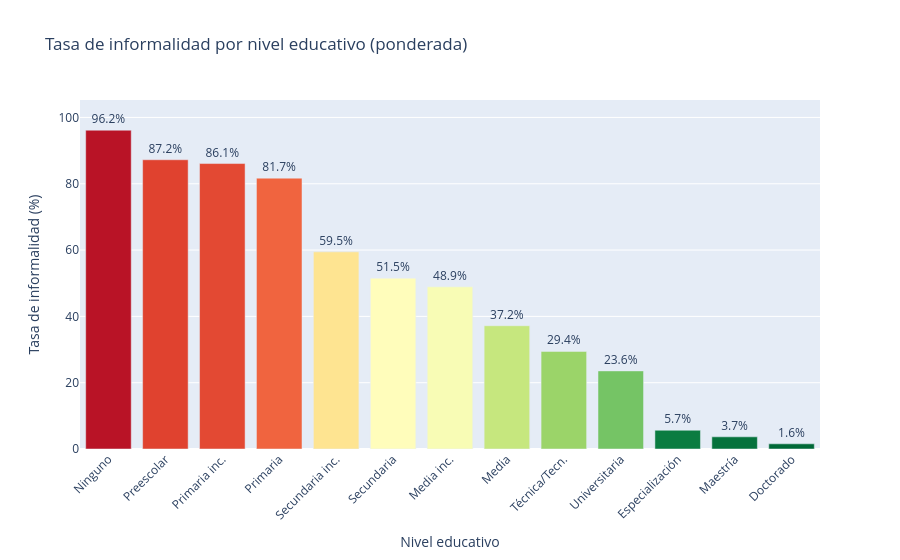

Here is the notebook cell this chart was saved with:
### Markdown cell above
---
### Informalidad por nivel educativo (`P3042`)

Esperamos una relación negativa: a mayor educación, menor informalidad.

### Code cell
labels_edu = {
    1: 'Ninguno', 2: 'Preescolar', 3: 'Primaria inc.',
    4: 'Primaria', 5: 'Secundaria inc.', 6: 'Secundaria',
    7: 'Media inc.', 8: 'Media', 9: 'Técnica/Tecn.',
    10: 'Universitaria', 11: 'Especialización',
    12: 'Maestría', 13: 'Doctorado'
}

df_validos['EDU_LABEL'] = df_validos['P3042'].map(labels_edu)

tasa_edu = (
    df_validos[df_validos['P3042'].notna()]
    .groupby('P3042', observed=True)
    .apply(lambda g: (
        (g['INFORMAL'] * g['FEX_C18']).sum() / g['FEX_C18'].sum() * 100
    ), include_groups=False)
    .reset_index()
    .rename(columns={0: 'tasa'})
)
tasa_edu['etiqueta'] = tasa_edu['P3042'].map(labels_edu)

fig = px.bar(
    tasa_edu, x='etiqueta', y='tasa',
    title='Tasa de informalidad por nivel educativo (ponderada)',
    labels={'etiqueta': 'Nivel educativo', 'tasa': 'Tasa de informalidad (%)'},
    color='tasa',
    color_continuous_scale='RdYlGn_r',
    text=tasa_edu['tasa'].round(1).astype(str) + '%'
)
fig.update_traces(textposition='outside')
fig.update_layout(coloraxis_showscale=False, xaxis_tickangle=-45)
fig.show()

### Figure 1 — Plotly figure (JSON) as saved in the notebook; plotly's stock layout.template omitted (floating-point values rounded to 4 significant figures)
{"data": [{"hovertemplate": "Nivel educativo=%{x}<br>Tasa de informalidad (%)=%{marker.color}<br>text=%{text}<extra></extra>", "legendgroup": "", "marker": {"color": [96.15, 87.24, 86.1, 81.7, 59.46, 51.52, 48.91, 37.18, 29.43, 23.55, 5.654, 3.669, 1.556, 100.0], "coloraxis": "coloraxis", "pattern": {"shape": ""}}, "name": "", "orientation": "v", "showlegend": false, "text": ["96.2%", "87.2%", "86.1%", "81.7%", "59.5%", "51.5%", "48.9%", "37.2%", "29.4%", "23.6%", "5.7%", "3.7%", "1.6%", "100.0%"], "textposition": "outside", "type": "bar", "x": ["Ninguno", "Preescolar", "Primaria inc.", "Primaria", "Secundaria inc.", "Secundaria", "Media inc.", "Media", "Técnica/Tecn.", "Universitaria", "Especialización", "Maestría", "Doctorado", null], "xaxis": "x", "y": [96.15, 87.24, 86.1, 81.7, 59.46, 51.52, 48.91, 37.18, 29.43, 23.55, 5.654, 3.669, 1.556, 100.0], "yaxis": "y"}], "layout": {"barmode": "relative", "coloraxis": {"colorbar": {"title": {"text": "Tasa de informalidad (%)"}}, "colorscale": [[0, "rgb(0,104,55)"], [0.1, "rgb(26,152,80)"], [0.2, "rgb(102,189,99)"], [0.3, "rgb(166,217,106)"], [0.4, "rgb(217,239,139)"], [0.5, "rgb(255,255,191)"], [0.6, "rgb(254,224,139)"], [0.7, "rgb(253,174,97)"], [0.8, "rgb(244,109,67)"], [0.9, "rgb(215,48,39)"], [1, "rgb(165,0,38)"]], "showscale": false}, "legend": {"tracegroupgap": 0}, "title": {"text": "Tasa de informalidad por nivel educativo (ponderada)"}, "xaxis": {"anchor": "y", "domain": [0, 1], "tickangle": -45, "title": {"text": "Nivel educativo"}}, "yaxis": {"anchor": "x", "domain": [0, 1], "title": {"text": "Tasa de informalidad (%)"}}}}
